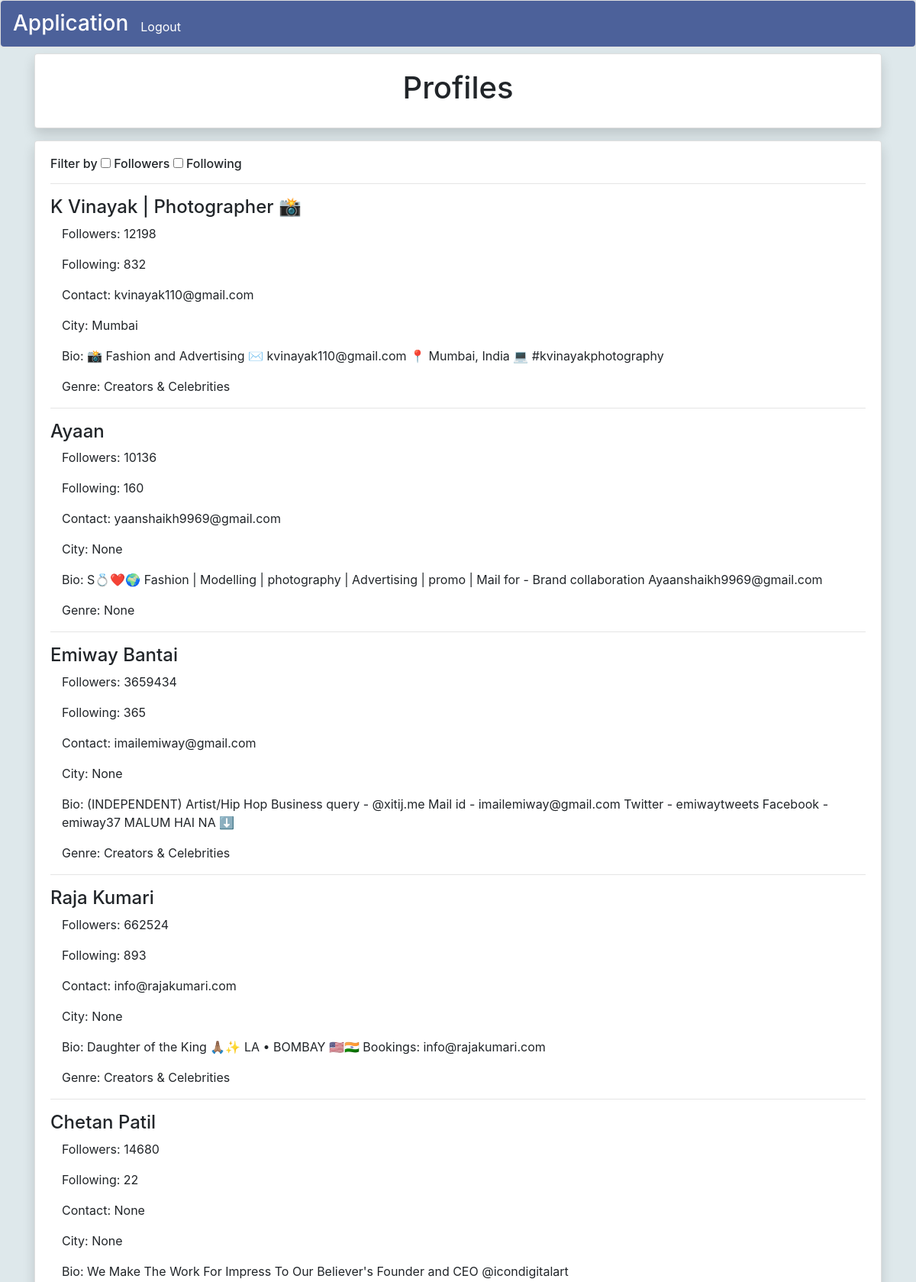
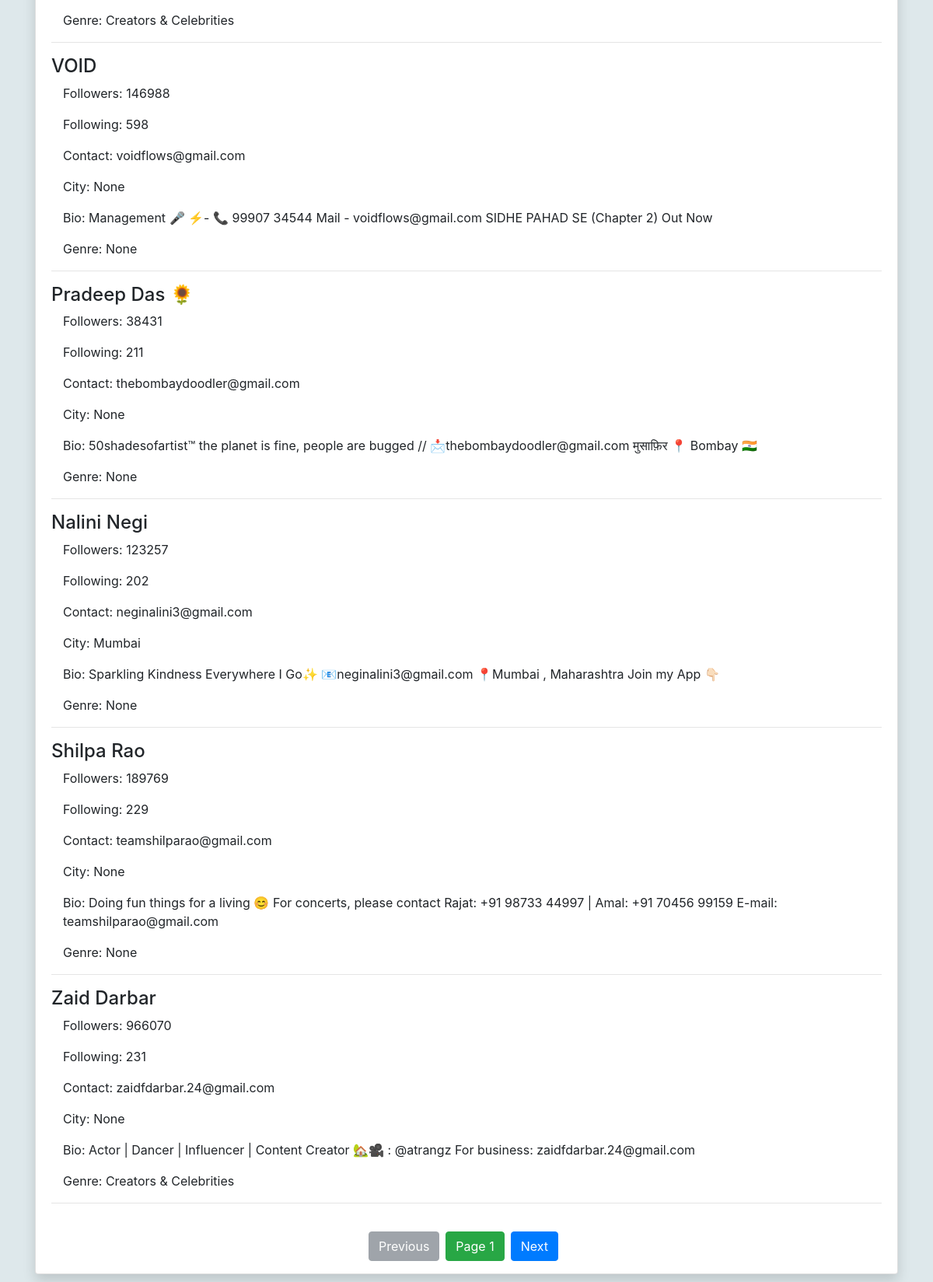
The app's page / (signed in) with its own data (2 pictures, top to bottom).
### data_app/models.py (models this page shows)
class Insta_profiles(models.Model):
    name = models.CharField(max_length = 100)
    follower_count = models.IntegerField()
    following_count = models.IntegerField()
    genere = models.CharField(max_length=200)
    bio = models.CharField(max_length = 1000)
    city = models.CharField(max_length = 100)
    contact_details = models.CharField(max_length = 200)

### data_app/views.py (the view)
# urls.py: 2. Add a URL to urlpatterns:  path('', views.home, name='home')
@login_required
def home(request):
    if request.method == "POST":
        a = request.POST.getlist("filter_by")
        query = Insta_profiles.objects.all()
        print(request.POST['max_followers_value'])
        print(type(int(request.POST['max_followers_value'])))
        for i in a:
            if i == "Followers":
                query = Insta_profiles.objects.filter(follower_count__lte = int(request.POST['max_followers_value'])).filter(follower_count__gte = int(request.POST['min_followers_value']))
                print(len(query))
            elif i == "Followees":
                query = query.filter(following_count__lte = int(request.POST['max_followees_value'])).filter( following_count__gte = int(request.POST['min_followees_value']))
        number = len(query)
        return render(request, "filter_results.html", {"page":query, "number":number})
    else:
        profiles = Insta_profiles.objects.all()
        p = Paginator(profiles, 10)
        page_num = request.GET.get('page',1)
        try:
            page = p.page(page_num)
        except EmptyPage:
            page = p.page(1)
    return render(request, 'home.html', {"page":page})

### data_app/templates/home.html (shortened to what this page needs)
{% extends 'base.html' %}
{% block content %}
<div class="container text-center mt-2">
    <div class="card shadow" >
        <div class="card-body ">
            <h1 class="">Profiles</h1>
        </div>
    </div>
</div>
<div class="container">
    <div class="card shadow">
        <div class="card-body">
            <div class="" >
                <div>
                    <form method="POST" action="{% url 'home' %}">
                        <h6>
                            Filter by <input type="checkbox" name="filter_by" id="filter_by_1" value="Followers" onchange="function1()">  Followers  <input type="checkbox" name="filter_by" id="filter_by_2" value="Followees" onchange="function2()">  Following
                        </h6>
                    </form>
                </div>
            </div>
            <hr>
            {% for item in page %}
            <h4>
                {{ item.name  }}
            </h4>
            <div class="container">
                <p>
                    Followers: {{ item.follower_count }}
                </p>
                <p>
                    Following: {{ item.following_count }}
                </p>
                <p>
                    Contact: {{ item.contact_details }}
                </p>
                <p>
                    City: {{ item.city }}
                </p>
                <p>
                    Bio: {{ item.bio }}
                </p>
                <p>
                    Genre: {{ item.genere }}
                </p>
            </div>
            <hr>
            {% endfor %}
        </div>
        <div class="text-center" >
            <div class="d-flex justify-content-center">
                {% if page.has_previous %}
                <p>
                    <a href="{% url 'home' %}?page={{ page.previous_page_number }}" class=" btn btn-primary mr-2" >Previous</a>
                </p>
                {% else %}
                <p>
                    <button disabled class=" btn btn-secondary mr-2" >Previous</button>
                </p>
                {% endif %}
                <p class=" btn btn-success mr-2">Page {{page.number}}</p>
                {% if page.has_next %}
                <p>
                    <a href="{% url 'home' %}?page={{ page.next_page_number }}" class=" btn btn-primary mr-2">Next</a>
                </p>
                {% else %}
                <p>
                    <button disabled class=" btn btn-secondary mr-2">Next</button>
                </p>
                {% endif %}
            </div>
        </div>
    </div>
</div>
{% endblock %}

### records on screen
Insta_profiles: name "K Vinayak | Photographer 📸", follower_count "12198", following_count "832", contact_details "kvinayak110@gmail.com", city "Mumbai", bio "📸 Fashion and Advertising ✉ kvinayak110@gmail.com 📍 Mumbai, India 💻 #kvinayakphotography", genere "Creators & Celebrities"
Insta_profiles: name "Ayaan", follower_count "10136", following_count "160", contact_details "yaanshaikh9969@gmail.com", city "None", bio "S💍❤️🌍 Fashion | Modelling | photography | Advertising | promo | Mail for - Brand collaboration Ayaanshaikh9969@gmail.com", genere "None"
Insta_profiles: name "Emiway Bantai", follower_count "3659434", following_count "365", contact_details "imailemiway@gmail.com", city "None", bio "(INDEPENDENT) Artist/Hip Hop Business query - @xitij.me Mail id - imailemiway@gmail.com Twitter - emiwaytweets Facebook - emiway37 MALUM HAI NA ⬇️", genere "Creators & Celebrities"
Insta_profiles: name "Raja Kumari", follower_count "662524", following_count "893", contact_details "info@rajakumari.com", city "None", bio "Daughter of the King 🙏🏽✨ LA • BOMBAY 🇺🇸🇮🇳 Bookings: info@rajakumari.com", genere "Creators & Celebrities"
Insta_profiles: name "Chetan Patil", follower_count "14680", following_count "22", contact_details "None", city "None", bio "We Make The Work For Impress To Our Believer's Founder and CEO @icondigitalart", genere "Creators & Celebrities"
Insta_profiles: name "VOID", follower_count "146988", following_count "598", contact_details "voidflows@gmail.com", city "None", bio "Management 🎤 ⚡️- 📞 99907 34544 Mail - voidflows@gmail.com SIDHE PAHAD SE (Chapter 2) Out Now", genere "None"
Insta_profiles: name "Pradeep Das 🌻", follower_count "38431", following_count "211", contact_details "thebombaydoodler@gmail.com", city "None", bio "50shadesofartist™ the planet is fine, people are bugged // 📩thebombaydoodler@gmail.com मुसाफ़िर 📍 Bombay 🇮🇳", genere "None"
Insta_profiles: name "Nalini Negi", follower_count "123257", following_count "202", contact_details "neginalini3@gmail.com", city "Mumbai", bio "Sparkling Kindness Everywhere I Go✨ 📧neginalini3@gmail.com 📍Mumbai , Maharashtra Join my App 👇🏻", genere "None"
Insta_profiles: name "Shilpa Rao", follower_count "189769", following_count "229", contact_details "teamshilparao@gmail.com", city "None", bio "Doing fun things for a living 😊 For concerts, please contact Rajat: +91 98733 44997 | Amal: +91 70456 99159 E-mail: teamshilparao@gmail.com", genere "None"
Insta_profiles: name "Zaid Darbar", follower_count "966070", following_count "231", contact_details "zaidfdarbar.24@gmail.com", city "None", bio "Actor | Dancer | Influencer | Content Creator 🏡🎥 : @atrangz For business: zaidfdarbar.24@gmail.com", genere "Creators & Celebrities"

### other values on screen
{{ page.number }} "1"
